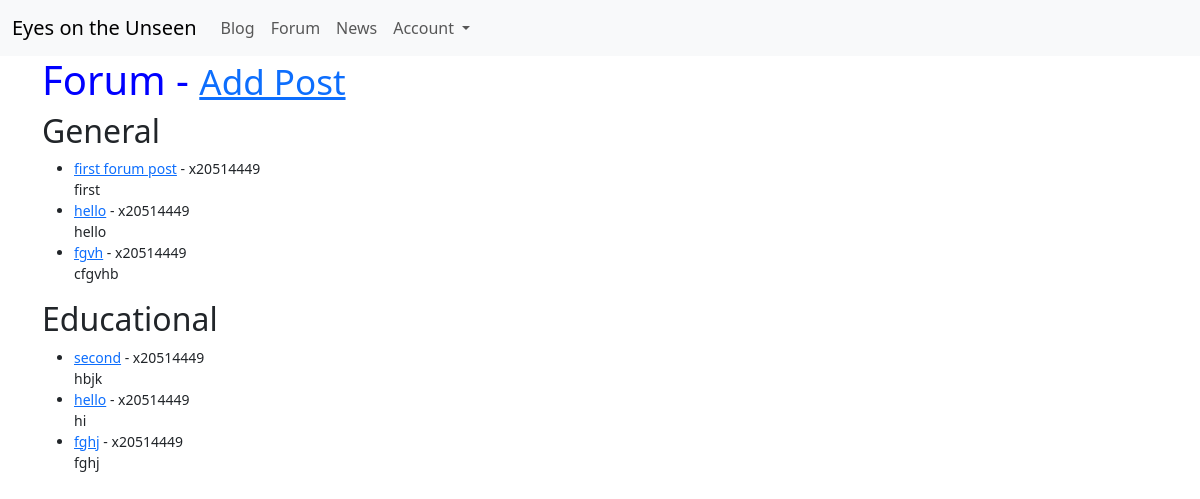
The app's page /forum/ with its own data.
### blog/models.py (models this page shows, shortened)
class Post(models.Model):
    id = models.BigAutoField(primary_key=True)
    author = models.ForeignKey(User, on_delete=models.CASCADE)
    title = models.CharField(max_length=255)
    content = models.TextField()
    date = models.DateTimeField(auto_now_add=True)
    likes = models.ManyToManyField(User, related_name='blog_post')
    is_blog_post = models.BooleanField()
    category = models.ForeignKey('Category', on_delete=models.CASCADE, null=True, blank=True)

### blog/views.py (the view)
# urls.py: path("forum/", ForumView.as_view(), name="forum"),
class ForumView(ListView):
    model = Post
    template_name = "forum.html"
    context_object_name = "forum_post"
    ordering = ["-id"]
    def get_queryset(self):
        return Post.objects.filter(is_blog_post=False).order_by('-id')
    def get_context_data(self, **kwargs):
        context = super().get_context_data(**kwargs)
        general_category = Category.objects.get(name='General')
        general_posts = Post.objects.filter(category=general_category)
        educational_category = Category.objects.get(name='Educational')
        educational_posts = Post.objects.filter(category=educational_category)
        context["general_posts"] = general_posts
        context["educational_posts"] = educational_posts
        return context

### blog/templates/forum.html
{% extends 'base.html' %}
{% block content %}
<h1>Forum - <small><a href="{% url 'addForumPost' %}">Add Post</a></h1>
<h2>General</h2>
<ul>
  {% for post in general_posts %}
    <li>
      <a href="{% url 'forumDetail' post.pk %}">{{ post.title }}</a> - {{ post.author.username }}
      <br>{{ post.content|slice:"100"|safe }}
    </li>
  {% endfor %}
</ul>
<h2>Educational</h2>
<ul>
  {% for post in educational_posts %}
    <li>
      <a href="{% url 'forumDetail' post.pk %}">{{ post.title }}</a> - {{ post.author.username }}
      <br>{{ post.content|slice:"100"|safe }}
    </li>
  {% endfor %}
</ul>
{% endblock %}

### blog/static/blog/style.css (style rules this page uses)
h1 { color:blue; }

### records on screen
Post: title "first forum post", author.username "x20514449", content "first"
Post: title "hello", author.username "x20514449", content "hello"
Post: title "fgvh", author.username "x20514449", content "cfgvhb"
Post: title "second", author.username "x20514449", content "hbjk"
Post: title "hello", author.username "x20514449", content "hi"
Post: title "fghj", author.username "x20514449", content "fghj"
